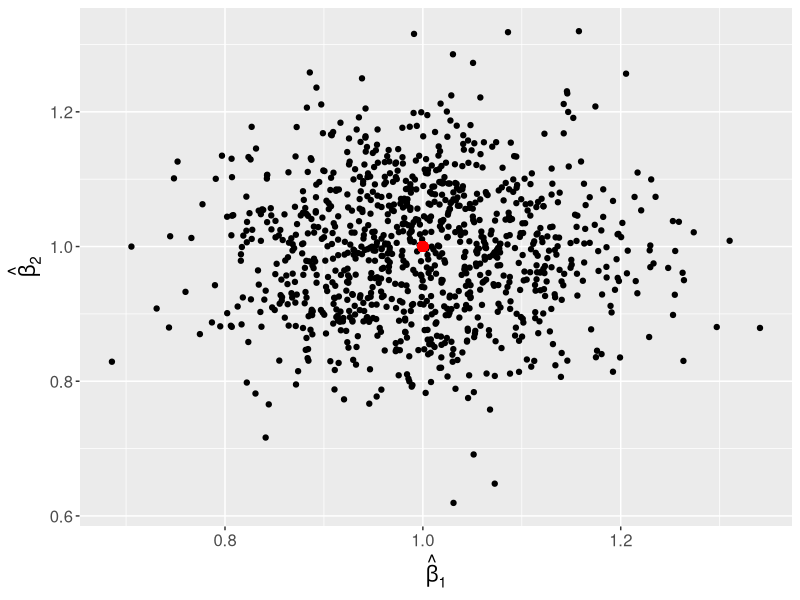
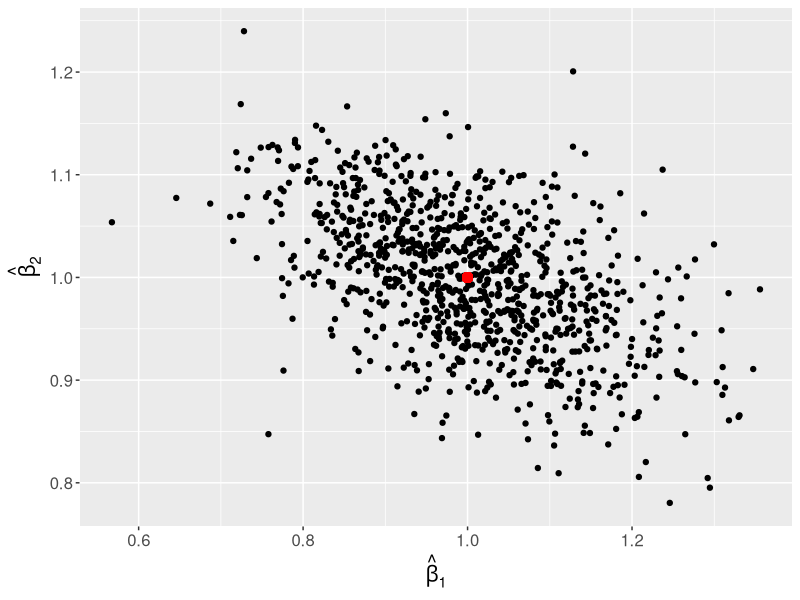
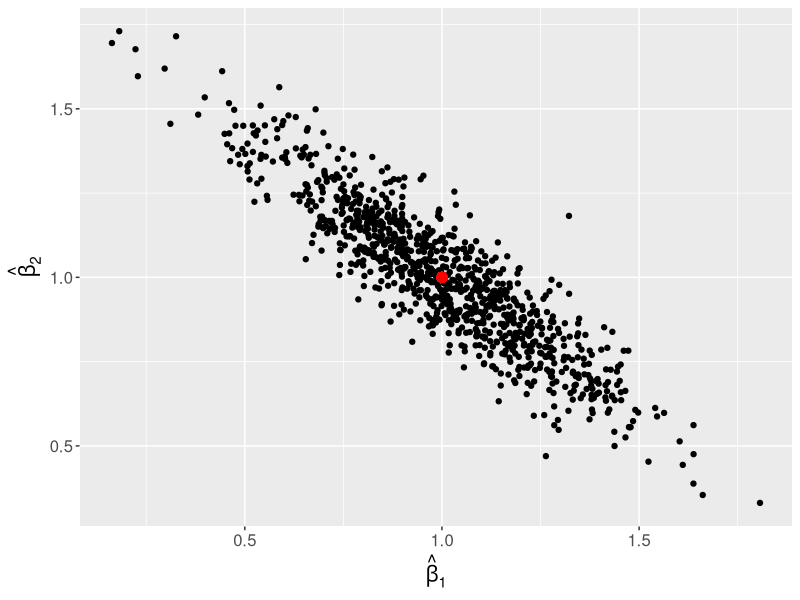
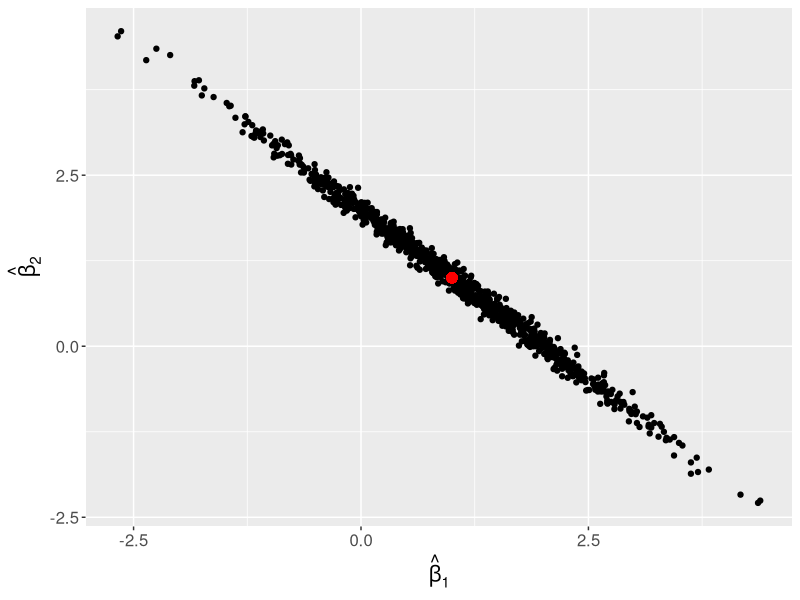
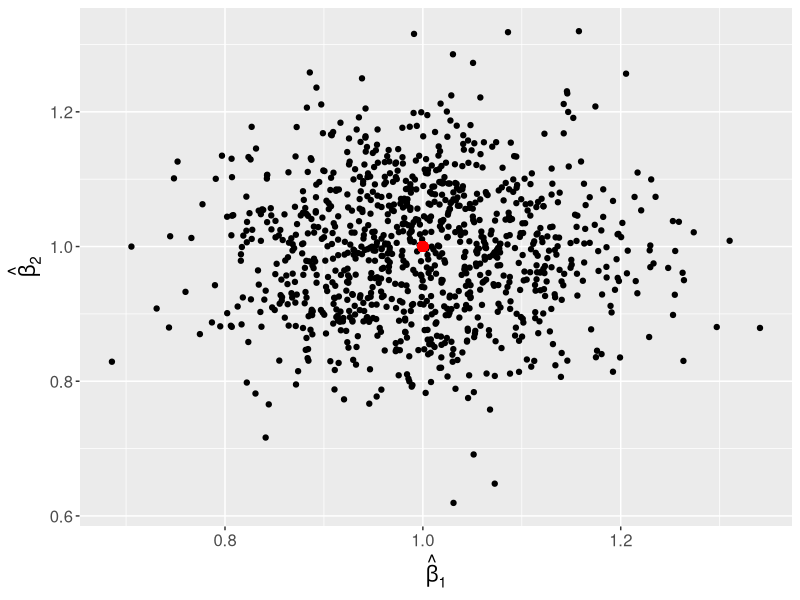
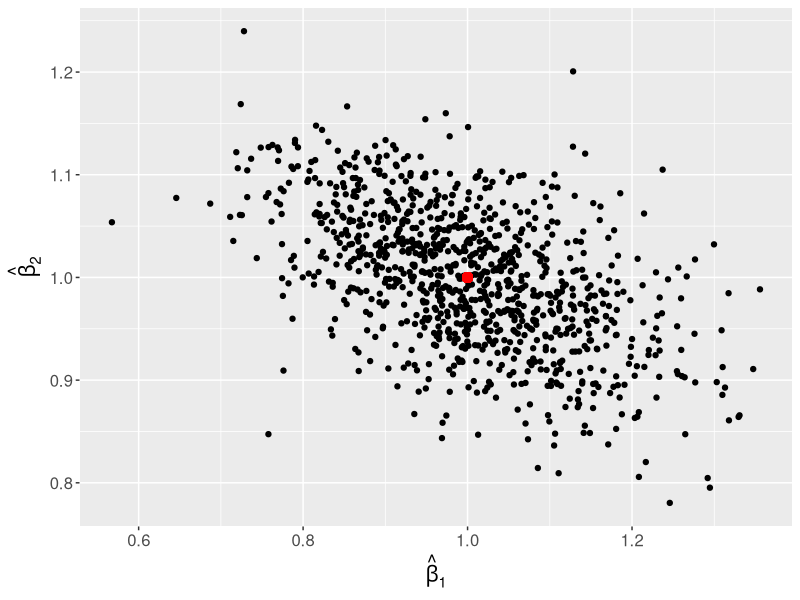
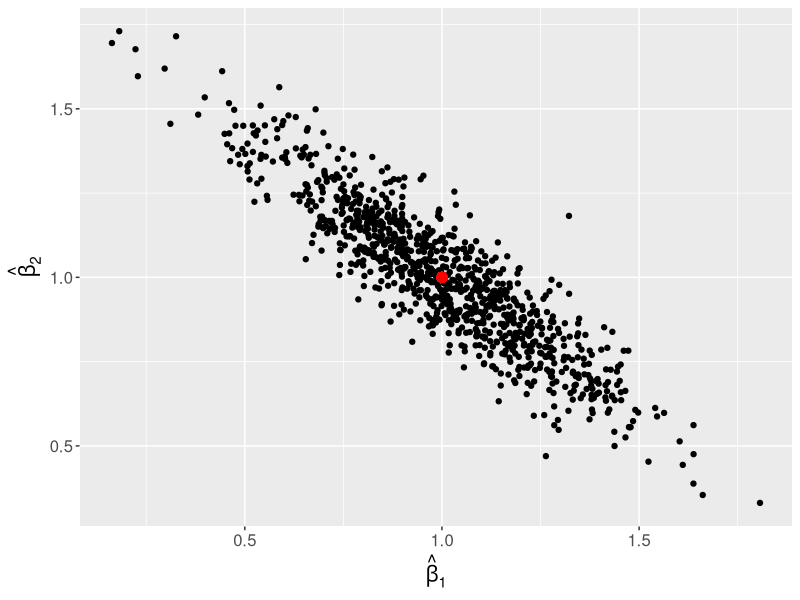
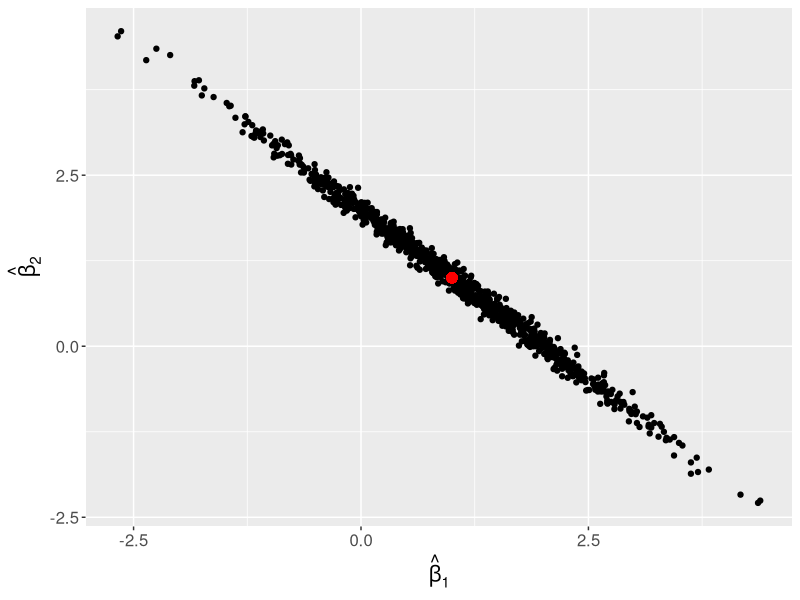

Reproduce these figures in R, in order.
setwd("files/visualizeCollinearity-files/")
library(ggplot2)
### No collinearity

reps <- 1000
n <- 100
save <- matrix(nrow = reps, ncol = 3)

for (i in 1:reps) {
  x1 <- rnorm(n)
  x2 <- rnorm(n)
  y <- x1 + x2 + rnorm(n)

  mod <- lm(y ~ x1 + x2)
  save[i,] <- c(coef(mod)[-1], cor(x1, x2))
}
save <- data.frame(save)
names(save) <- c("b_1", "b_2")

ggplot(save, aes(x = b_1, y = b_2)) +
  geom_point() +
  geom_point(aes(x = 1, y = 1), col = "red", size = 3) +
  ylab(bquote(hat(beta)[2])) +
  xlab(bquote(hat(beta)[1])) +
  theme(text = element_text(size=15))
ggsave("../images/collinearity-low.svg")

## Moderate Collinearity

reps <- 1000
n <- 100
save <- matrix(nrow = reps, ncol = 3)

for (i in 1:reps) {
  x1 <- rnorm(n)
  x2 <- x1 + rnorm(n, sd = 1.5)
  y <- x1 + x2 + rnorm(n)

  mod <- lm(y ~ x1 + x2)
  save[i,] <- c(coef(mod)[-1], cor(x1, x2))
}
save <- data.frame(save)
names(save) <- c("b_1", "b_2")

ggplot(save, aes(x = b_1, y = b_2)) +
  geom_point() +
  geom_point(aes(x = 1, y = 1), col = "red", size = 3) +
  ylab(bquote(hat(beta)[2])) +
  xlab(bquote(hat(beta)[1])) +
  theme(text = element_text(size=15))
ggsave("../images/collinearity-mod.svg")

### High Collinearity

reps <- 1000
n <- 100
save <- matrix(nrow = reps, ncol = 3)

for (i in 1:reps) {
  x1 <- rnorm(n)
  x2 <- x1 + rnorm(n, sd = .5)
  y <- x1 + x2 + rnorm(n)

  mod <- lm(y ~ x1 + x2)
  save[i,] <- c(coef(mod)[-1], cor(x1, x2))
}
save <- data.frame(save)
names(save) <- c("b_1", "b_2")

ggplot(save, aes(x = b_1, y = b_2)) +
  geom_point() +
  geom_point(aes(x = 1, y = 1), col = "red", size = 3) +
  ylab(bquote(hat(beta)[2])) +
  xlab(bquote(hat(beta)[1])) +
  theme(text = element_text(size=15))
ggsave("../images/collinearity-high.svg")

## Extremely High Collinearity

reps <- 1000
n <- 100
save <- matrix(nrow = reps, ncol = 3)

for (i in 1:reps) {
  x1 <- rnorm(n)
  x2 <- x1 + rnorm(n, sd = .1)
  y <- x1 + x2 + rnorm(n)

  mod <- lm(y ~ x1 + x2)
  save[i,] <- c(coef(mod)[-1], cor(x1, x2))
}
save <- data.frame(save)
names(save) <- c("b_1", "b_2")

ggplot(save, aes(x = b_1, y = b_2)) +
  geom_point() +
  geom_point(aes(x = 1, y = 1), col = "red", size = 3) +
  ylab(bquote(hat(beta)[2])) +
  xlab(bquote(hat(beta)[1])) +
  theme(text = element_text(size=15))
ggsave("../images/collinearity-extreme.svg")
